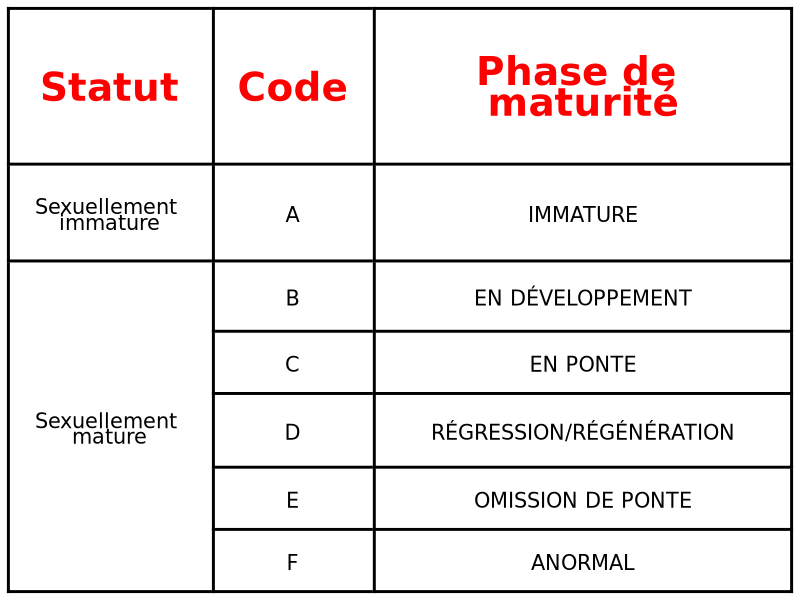

Recreate this plot in R.
## ---- chunk 1
library(dplyr, warn.conflicts = FALSE)  # because tidyverse
library(readxl, warn.conflicts = FALSE) # to read excel file
library(knitr, warn.conflicts = FALSE)  # to elaborate html/pdf
library(flextable)
library(magick, warn.conflicts = FALSE)
library(tidyr)
library(gridExtra)

library(officer)
big_border = fp_border(color="#4775D1", width = 8)
small_border = fp_border(color="gray", width = 1)
border1 = fp_border(color="black", width = 2)
## ---- chunk 2
statut<- c("Sexuellement immature","Sexuellement mature","Sexuellement mature","Sexuellement mature","Sexuellement mature","Sexuellement mature")
Code<-c("A","B","C","D","E","F")
phase<- c("IMMATURE","EN DÉVELOPPEMENT","EN PONTE","RÉGRESSION/RÉGÉNÉRATION","OMISSION DE PONTE","ANORMAL")

	tbl_img<-data.frame(Statut=statut,
			    Code=Code,
			    Phase=phase)
	tbl_img<-tbl_img%>%flextable()%>%
		merge_v(j=~Statut)%>%
		set_table_properties(layout="autofit",width=1)%>%
    fontsize(size = 15, part = "body")%>%
    fontsize(size = 28, part = "header")%>%
	  color(color="red",part="header")%>%
	  bold(part="header")%>%
	  align(j=c("Statut","Code","Phase"), align = "center", part = "all")%>%
	  border_remove()%>%
    hline(part="all", border = border1 )%>%
    vline(part="all", border = border1 )%>%
	  hline_top(part="all", border = border1 )%>%
	  vline_left(part="all", border = border1 )%>%
    set_header_labels(Phase="Phase de maturité")
	
plot(tbl_img)
